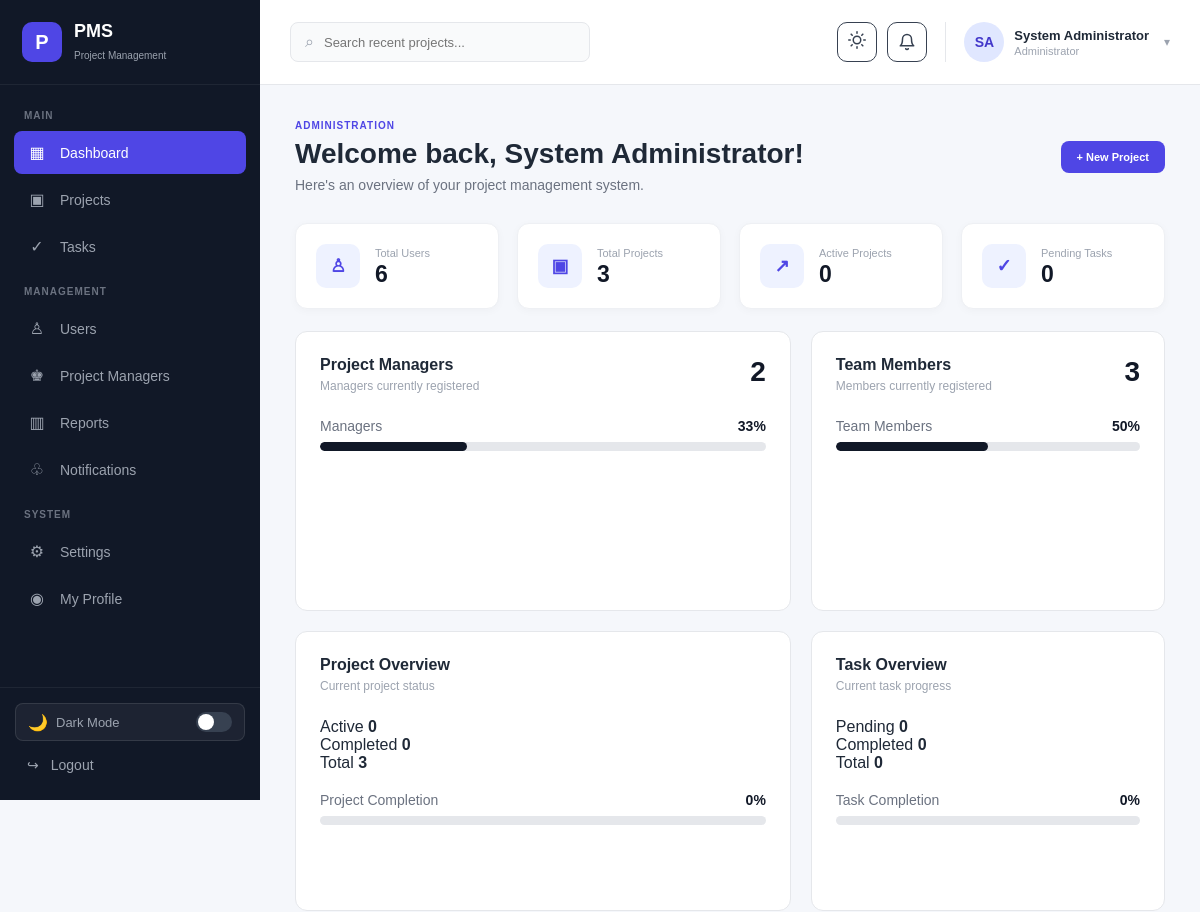
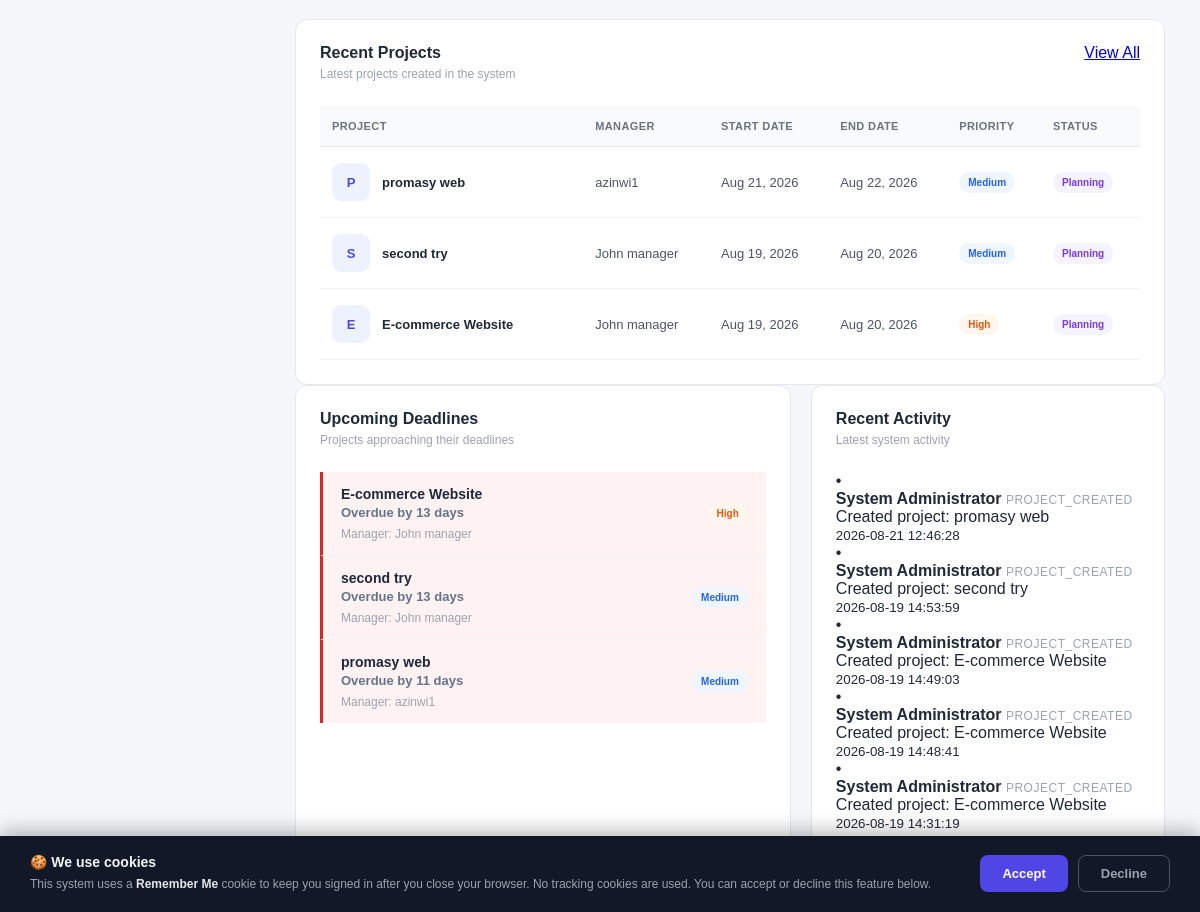
/admin-dashboard.php (signed in), run on the app's committed database (2 pictures, top to bottom).
### tables this page shows
CREATE TABLE `projects` (
  `id` int NOT NULL AUTO_INCREMENT,
  `name` varchar(150) NOT NULL,
  `description` text,
  `start_date` date NOT NULL,
  `end_date` date DEFAULT NULL,
  `status` enum('planning','in_progress','on_hold','completed','cancelled') NOT NULL DEFAULT 'planning',
  `priority` enum('low','medium','high','urgent') NOT NULL DEFAULT 'medium',
  `manager_id` int NOT NULL,
  `created_by` int NOT NULL,
  `created_at` timestamp NULL DEFAULT CURRENT_TIMESTAMP,
  `updated_at` timestamp NULL DEFAULT CURRENT_TIMESTAMP ON UPDATE CURRENT_TIMESTAMP,
  PRIMARY KEY (`id`),
  KEY `fk_project_manager` (`manager_id`),
  KEY `fk_project_creator` (`created_by`)
);

CREATE TABLE `users` (
  `id` int NOT NULL AUTO_INCREMENT,
  `full_name` varchar(100) NOT NULL,
  `email` varchar(150) NOT NULL,
  `password` varchar(255) NOT NULL,
  `role` enum('admin','project_manager','member') NOT NULL DEFAULT 'member',
  `profile_image` varchar(255) DEFAULT NULL,
  `status` enum('active','inactive') NOT NULL DEFAULT 'active',
  `created_at` timestamp NULL DEFAULT CURRENT_TIMESTAMP,
  `updated_at` timestamp NULL DEFAULT CURRENT_TIMESTAMP ON UPDATE CURRENT_TIMESTAMP,
  `last_seen_at` timestamp NULL DEFAULT NULL,
  PRIMARY KEY (`id`),
  UNIQUE KEY `email` (`email`)
);

CREATE TABLE `activity_logs` (
  `id` int NOT NULL AUTO_INCREMENT,
  `user_id` int NOT NULL,
  `project_id` int DEFAULT NULL,
  `action` varchar(100) NOT NULL,
  `description` text,
  `created_at` timestamp NULL DEFAULT CURRENT_TIMESTAMP,
  PRIMARY KEY (`id`),
  KEY `fk_activity_user` (`user_id`),
  KEY `fk_activity_project` (`project_id`)
);

### admin-dashboard.php (the view, shortened to what the rows shown need)
<?php
require_once "auth_check.php";
$admin_name = $_SESSION["full_name"] ?? "Administrator";
function e($value)
{
    return htmlspecialchars((string)$value, ENT_QUOTES, "UTF-8");
}
function format_date($date)
{
    $time = strtotime($date);
    return date("M d, Y", $time);
}
$recent_projects = [];
$query = "
    SELECT
        p.id,
        p.name,
        p.status,
        p.priority,
        p.start_date,
        p.end_date,
        u.full_name AS manager_name
    FROM projects p
    INNER JOIN users u
        ON p.manager_id = u.id
    ORDER BY p.created_at DESC
    LIMIT 5
";
$result = mysqli_query($conn, $query);
if ($result) {
    while ($row = mysqli_fetch_assoc($result)) {
        $recent_projects[] = $row;
    }
}
$upcoming_deadlines = [];
$query = "
    SELECT
        p.id,
        p.name,
        p.end_date,
        p.priority,
        p.status,
        u.full_name AS manager_name,
        DATEDIFF(p.end_date, CURDATE()) AS days_remaining
    FROM projects p
    INNER JOIN users u
        ON p.manager_id = u.id
    WHERE p.end_date IS NOT NULL
      AND p.status != 'completed'
      AND p.end_date >= DATE_SUB(CURDATE(), INTERVAL 30 DAY)
      AND p.end_date <= DATE_ADD(CURDATE(), INTERVAL 14 DAY)
    ORDER BY p.end_date ASC
    LIMIT 10
";
$result = mysqli_query($conn, $query);
if ($result) {
    while ($row = mysqli_fetch_assoc($result)) {
        $upcoming_deadlines[] = $row;
    }
}
$activities = [];
$query = "
    SELECT
        a.action,
        a.description,
        a.created_at,
        u.full_name
    FROM activity_logs a
    INNER JOIN users u
        ON a.user_id = u.id
    ORDER BY a.created_at DESC
    LIMIT 6
";
$result = mysqli_query($conn, $query);
if ($result) {
    while ($row = mysqli_fetch_assoc($result)) {
        $activities[] = $row;
    }
}
?>
<!DOCTYPE html>
<html lang="en">
<head>
    <link
        rel="stylesheet"
        href="assets/css/style.css"
    >
</head>
<body>
<div class="admin-layout">
    <aside class="sidebar" id="sidebar">
        <div class="sidebar-logo">
            <div>
                <h2>PMS</h2>
            </div>
        </div>
    </aside>
    <main class="main-content">
        <section class="dashboard-content">
            <div class="page-header">
                <div>
                    <h1>
                        Welcome back,
                        <?= e($admin_name) ?>!
                    </h1>
                </div>
            </div>
            <div class="dashboard-grid">
                <div class="dashboard-card">
                    <div class="card-header">
                        <div>
                            <h2>
                                Project Managers
                            </h2>
                        </div>
                    </div>
                </div>
                <div class="dashboard-card">
                    <div class="card-header">
                        <div>
                            <h2>
                                Team Members
                            </h2>
                        </div>
                    </div>
                </div>
            </div>
            <div class="dashboard-grid">
                <div class="dashboard-card">
                    <div class="card-header">
                        <div>
                            <h2>
                                Project Overview
                            </h2>
                        </div>
                    </div>
                </div>
                <div class="dashboard-card">
                    <div class="card-header">
                        <div>
                            <h2>
                                Task Overview
                            </h2>
                        </div>
                    </div>
                </div>
            </div>
            <div class="dashboard-card">
                <div class="card-header">
                    <div>
                        <h2>
                            Recent Projects
                        </h2>
                    </div>
                </div>
                <?php if (!empty($recent_projects)): ?>
                    <div class="table-container">
                        <table class="projects-table" id="recentProjectsTable">
                            <thead>
                                <tr>
                                    <th>
                                        Project
                                    </th>
                                    <th>
                                        Manager
                                    </th>
                                    <th>
                                        Start Date
                                    </th>
                                    <th>
                                        End Date
                                    </th>
                                    <th>
                                        Priority
                                    </th>
                                    <th>
                                        Status
                                    </th>
                                </tr>
                            </thead>
                            <tbody>
                                <?php foreach ($recent_projects as $project): ?>
                                    <tr
                                        class="clickable-row"
                                        onclick="window.location.href='project.php?id=<?= (int)$project["id"] ?>'"
                                    >
                                        <td>
                                            <div class="project-name">
                                                <div class="project-avatar">
                                                    <?= e(
                                                        strtoupper(
                                                            substr(
                                                                $project["name"],
                                                                0,
                                                                1
                                                            )
                                                        )
                                                    ) ?>
                                                </div>
                                                <div>
                                                    <strong>
                                                        <?= e($project["name"]) ?>
                                                    </strong>
                                                </div>
                                            </div>
                                        </td>
                                        <td>
                                            <?= e($project["manager_name"]) ?>
                                        </td>
                                        <td>
                                            <?= e(format_date($project["start_date"])) ?>
                                        </td>
                                        <td>
                                            <?= e(format_date($project["end_date"])) ?>
                                        </td>
                                        <td>
                                            <span
                                                class="priority-badge priority-<?= e($project["priority"]) ?>"
                                            >
                                                <?= e(
                                                    ucfirst(
                                                        $project["priority"]
                                                    )
                                                ) ?>
                                            </span>
                                        </td>
                                        <td>
                                            <span
                                                class="status-badge status-<?= e($project["status"]) ?>"
                                            >
                                                <?= e(
                                                    ucfirst(
                                                        str_replace(
                                                            "_",
                                                            " ",
                                                            $project["status"]
                                                        )
                                                    )
                                                ) ?>
                                            </span>
                                        </td>
                                    </tr>
                                <?php endforeach; ?>
                            </tbody>
                        </table>
                    </div>
                <?php endif; ?>
            </div>
            <div class="dashboard-grid">
                <div class="dashboard-card">
                    <div class="card-header">
                        <div>
                            <h2>
                                Upcoming Deadlines
                            </h2>
                        </div>
                    </div>
                    <?php if (!empty($upcoming_deadlines)): ?>
                        <div class="deadline-list">
                            <?php foreach ($upcoming_deadlines as $deadline): ?>
                                <?php
                                    $days = (int)($deadline['days_remaining'] ?? 0);
                                    $is_overdue = $days < 0;
                                    $is_due_today = $days === 0;
                                    $is_due_soon = $days > 0 && $days <= 3;
                                    $deadline_class = $is_overdue ? 'overdue' : ($is_due_today ? 'due-today' : ($is_due_soon ? 'due-soon' : ''));
                                ?>
                                <div
                                    class="deadline-item clickable-row <?= $deadline_class ?>"
                                    onclick="window.location.href='project.php?id=<?= (int)$deadline["id"] ?>'"
                                >
                                    <div>
                                        <strong>
                                            <?= e($deadline["name"]) ?>
                                        </strong>
                                        <span>
                                            <?php if ($is_overdue): ?>
                                                <span class="deadline-overdue">Overdue by <?= abs($days) ?> day<?= abs($days) !== 1 ? 's' : '' ?></span>
                                            <?php elseif ($is_due_today): ?>
                                                <span class="deadline-today">Due today</span>
                                            <?php elseif ($is_due_soon): ?>
                                                <span class="deadline-soon">Due in <?= $days ?> day<?= $days !== 1 ? 's' : '' ?></span>
                                            <?php else: ?>
                                                Due: <?= e(format_date($deadline["end_date"])) ?>
                                            <?php endif; ?>
                                        </span>
                                        <small class="deadline-manager">
                                            Manager:
                                            <?= e($deadline["manager_name"]) ?>
                                        </small>
                                    </div>
                                    <span
                                        class="priority-badge priority-<?= e($deadline["priority"]) ?>"
                                    >
                                        <?= e(
                                            ucfirst(
                                                $deadline["priority"]
                                            )
                                        ) ?>
                                    </span>
                                </div>
                            <?php endforeach; ?>
                        </div>
                    <?php endif; ?>
                </div>
                <div class="dashboard-card">
                    <div class="card-header">
                        <div>
                            <h2>
                                Recent Activity
                            </h2>
                        </div>
                    </div>
                    <?php if (!empty($activities)): ?>
                        <div class="activity-list">
                            <?php foreach ($activities as $activity): ?>
                                <div class="activity-item">
                                    <div class="activity-icon">
                                        •
                                    </div>
                                    <div>
                                        <strong>
                                            <?= e($activity["full_name"]) ?>
                                        </strong>
                                        <span class="activity-action">
                                            <?= e($activity["action"]) ?>
                                        </span>
                                        <p>
                                            <?= e($activity["description"]) ?>
                                        </p>
                                        <small>
                                            <?= e($activity["created_at"]) ?>
                                        </small>
                                    </div>
                                </div>
                            <?php endforeach; ?>
                        </div>
                    <?php endif; ?>
                </div>
            </div>
        </section>
    </main>
</div>
</body>
</html>

### data on the page
projects: name "P", name "promasy web", users.full_name "azinwi1", start_date "Aug 21, 2026", end_date "Aug 22, 2026", priority "Medium", status "Planning", days "11"
projects: name "S", name "second try", users.full_name "John manager", start_date "Aug 19, 2026", end_date "Aug 20, 2026", priority "Medium", status "Planning", days "13"
projects: name "E", name "E-commerce Website", users.full_name "John manager", start_date "Aug 19, 2026", end_date "Aug 20, 2026", priority "High", status "Planning", days "13"
activity_logs: user.full_name "System Administrator", action "PROJECT_CREATED", description "Created project: promasy web", created_at "2026-08-21 12:46:28"
activity_logs: user.full_name "System Administrator", action "PROJECT_CREATED", description "Created project: second try", created_at "2026-08-19 14:53:59"
activity_logs: user.full_name "System Administrator", action "PROJECT_CREATED", description "Created project: E-commerce Website", created_at "2026-08-19 14:49:03"
activity_logs: user.full_name "System Administrator", action "PROJECT_CREATED", description "Created project: E-commerce Website", created_at "2026-08-19 14:48:41"
activity_logs: user.full_name "System Administrator", action "PROJECT_CREATED", description "Created project: E-commerce Website", created_at "2026-08-19 14:31:19"

### other printed values
$escaped_initials "SA"
$admin_name "System Administrator"
$total_users "6"
$total_projects "3"
$active_projects "0"
$pending_tasks "0"
$total_managers "2"
$manager_percentage "33"
$total_members "3"
$member_percentage "50"
$completed_projects "0"
$project_completion "0"
$completed_tasks "0"
$total_tasks "0"
$task_completion "0"
